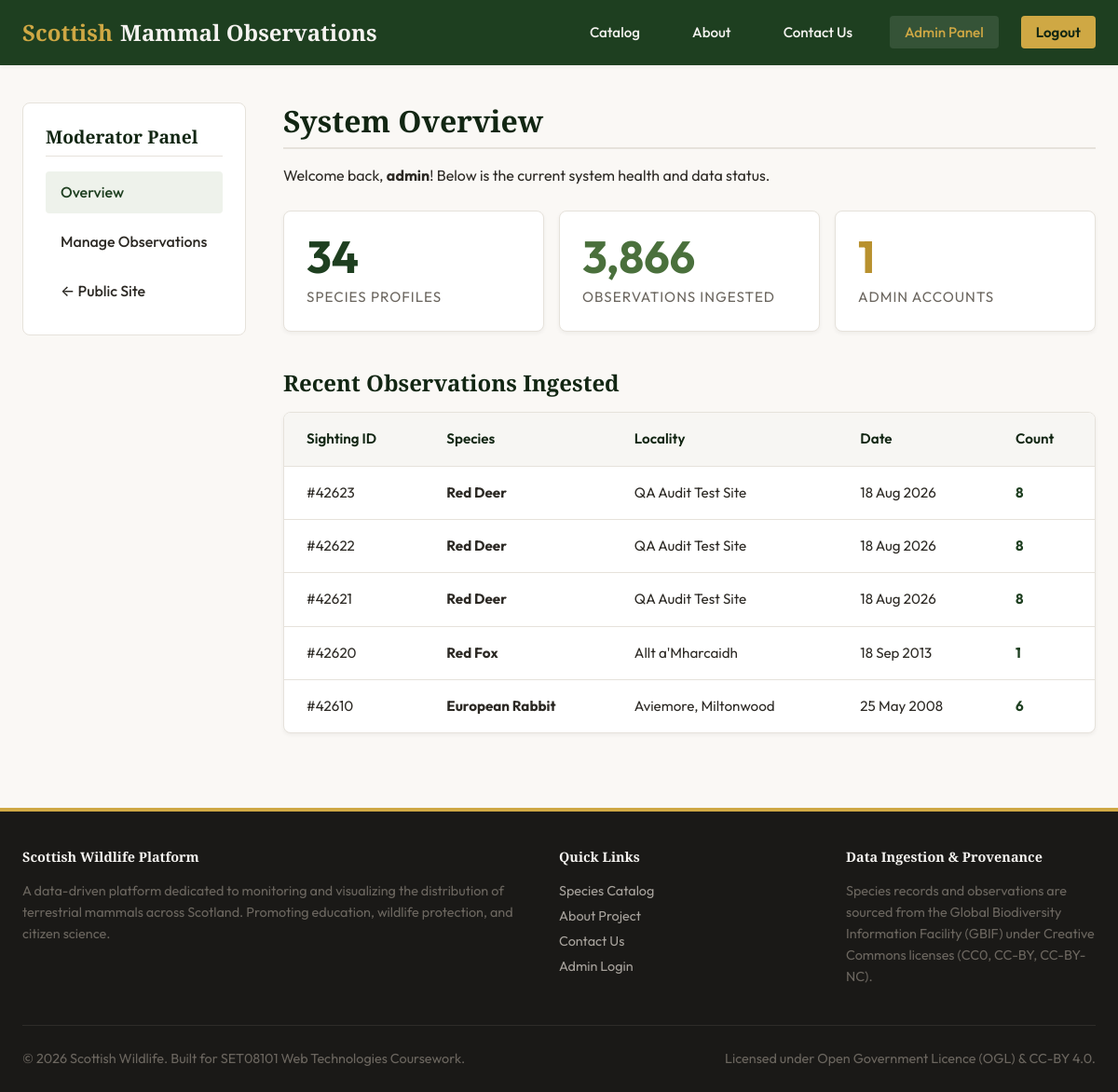
/admin/index.php (signed in), run on the app's committed database.
### tables this page shows
CREATE TABLE `observations` (
  `id` int NOT NULL AUTO_INCREMENT,
  `locality` varchar(255) DEFAULT NULL COMMENT 'Location name or description',
  `individual_count` int DEFAULT NULL COMMENT 'Number of individuals observed',
  `latitude` decimal(10,6) DEFAULT NULL COMMENT 'Decimal latitude (WGS84)',
  `longitude` decimal(10,6) DEFAULT NULL COMMENT 'Decimal longitude (WGS84)',
  `gbif_species_key` int DEFAULT NULL COMMENT 'GBIF species identifier - foreign key to SPECIES table',
  `observation_date` date DEFAULT NULL,
  PRIMARY KEY (`id`),
  KEY `idx_gbif_key` (`gbif_species_key`),
  KEY `idx_location` (`latitude`,`longitude`),
  CONSTRAINT `fk_species` FOREIGN KEY (`gbif_species_key`) REFERENCES `species` (`gbif_species_key`)
);

CREATE TABLE `species` (
  `gbif_species_key` int NOT NULL COMMENT 'GBIF (Global Biodiversity Information Facility) species identifier',
  `species_name` varchar(100) NOT NULL COMMENT 'Scientific name of the species',
  `common_name` varchar(100) DEFAULT NULL COMMENT 'Common English name',
  `iucn_red_list_category` varchar(10) DEFAULT NULL COMMENT 'IUCN Red List conservation status code',
  `body_mass_kg` decimal(10,3) DEFAULT NULL COMMENT 'Typical body mass in kilograms',
  `dietary_category` varchar(50) DEFAULT NULL COMMENT 'Primary dietary classification (Herbivore, Carnivore, Omnivore, Insectivore, Piscivore)',
  `uk_protection_status` varchar(255) DEFAULT NULL COMMENT 'UK legal protection status and relevant legislation',
  `habitat` varchar(100) DEFAULT NULL COMMENT 'Primary habitat types',
  `image_url` varchar(500) DEFAULT NULL,
  PRIMARY KEY (`gbif_species_key`),
  KEY `idx_species_name` (`species_name`),
  KEY `idx_dietary_category` (`dietary_category`),
  KEY `idx_iucn_category` (`iucn_red_list_category`)
);

### includes/config.php (called while the page is built, shortened)
<?php
function e($string) {
    return htmlspecialchars($string, ENT_QUOTES, 'UTF-8');
}

### admin/index.php (the view, shortened to what this page needs)
<?php
$inAdmin = true;
$currentPage = 'admin';
$pdo = getDbConnection();
$totalSpecies = $pdo->query('SELECT COUNT(*) FROM species')->fetchColumn();
$totalObservations = $pdo->query('SELECT COUNT(*) FROM observations')->fetchColumn();
$totalUsers = $pdo->query('SELECT COUNT(*) FROM users')->fetchColumn();
$stmt = $pdo->query('
    SELECT
        o.id,
        o.locality,
        o.individual_count,
        o.observation_date,
        s.common_name
    FROM observations o
    LEFT JOIN species s ON o.gbif_species_key = s.gbif_species_key
    ORDER BY o.id DESC
    LIMIT 5
');
$recentObservations = $stmt->fetchAll();
require_once '../includes/header.php';
?>
<div class="admin-layout" style="margin-top: var(--spacing-xl); margin-bottom: var(--spacing-xl);">
    <aside class="admin-sidebar">
        <h3 style="font-size: 1.2rem; border-bottom: 1px solid var(--color-border); padding-bottom: var(--spacing-sm);">Moderator Panel</h3>
        <ul>
            <li><a href="index.php" class="active">Overview</a></li>
            <li><a href="observations.php">Manage Observations</a></li>
            <li><a href="../index.php">&larr; Public Site</a></li>
        </ul>
    </aside>
    <div>
        <h2>System Overview</h2>
        <p>Welcome back, <strong><?php echo e($_SESSION['admin_username']); ?></strong>! Below is the current system health and data status.</p>
        <div class="grid" style="grid-template-columns: repeat(3, 1fr); gap: var(--spacing-md); margin-top: var(--spacing-lg);">
            <div class="stats-summary-card" style="background-color: var(--color-bg-card); border: 1px solid var(--color-border); box-shadow: var(--shadow-sm); color: var(--color-text-dark);">
                <div class="stat-number" style="color: var(--color-primary);"><?php echo e($totalSpecies); ?></div>
                <div class="stat-label" style="color: var(--color-text-muted);">Species Profiles</div>
            </div>
            <div class="stats-summary-card" style="background-color: var(--color-bg-card); border: 1px solid var(--color-border); box-shadow: var(--shadow-sm); color: var(--color-text-dark);">
                <div class="stat-number" style="color: var(--color-secondary);"><?php echo number_format($totalObservations); ?></div>
                <div class="stat-label" style="color: var(--color-text-muted);">Observations Ingested</div>
            </div>
            <div class="stats-summary-card" style="background-color: var(--color-bg-card); border: 1px solid var(--color-border); box-shadow: var(--shadow-sm); color: var(--color-text-dark);">
                <div class="stat-number" style="color: var(--color-accent-dark);"><?php echo e($totalUsers); ?></div>
                <div class="stat-label" style="color: var(--color-text-muted);">Admin Accounts</div>
            </div>
        </div>
        <h3 style="margin-top: var(--spacing-xl); margin-bottom: var(--spacing-md);">Recent Observations Ingested</h3>
        <div class="table-responsive">
            <table>
                <thead>
                    <tr>
                        <th>Sighting ID</th>
                        <th>Species</th>
                        <th>Locality</th>
                        <th>Date</th>
                        <th>Count</th>
                    </tr>
                </thead>
                <tbody>
                    <?php foreach ($recentObservations as $obs): ?>
                        <tr>
                            <td>#<?php echo e($obs['id']); ?></td>
                            <td><strong><?php echo e($obs['common_name']); ?></strong></td>
                            <td><?php echo $obs['locality'] ? e($obs['locality']) : '<em style="color: var(--color-text-muted);">Location not recorded</em>'; ?></td>
                            <td><?php echo $obs['observation_date'] ? e(date('d M Y', strtotime($obs['observation_date']))) : '<em style="color: var(--color-text-muted);">Date not recorded</em>'; ?></td>
                            <td><strong style="color: var(--color-primary);"><?php echo e($obs['individual_count']); ?></strong></td>
                        </tr>
                    <?php endforeach; ?>
                </tbody>
            </table>
        </div>
    </div>
</div>
<?php require_once '../includes/footer.php'; ?>

### includes/header.php (shortened to what this page needs)
<?php
$currentPage = $currentPage ?? 'home';
$pathPrefix = isset($inAdmin) && $inAdmin ? '../' : '';
?>
<!DOCTYPE html>
<html lang="en">
<head>
    <link rel="stylesheet" href="<?php echo $pathPrefix; ?>css/reset.css">
    <link rel="stylesheet" href="<?php echo $pathPrefix; ?>css/style.css">
</head>
<body>
    <header class="site-header">
        <div class="container">
            <a href="<?php echo $pathPrefix; ?>index.php" class="site-logo">
                <span>Scottish</span> Mammal Observations
            </a>
            <nav class="site-nav">
                <ul>
                    <li><a href="<?php echo $pathPrefix; ?>index.php" class="<?php echo $currentPage === 'home' ? 'active' : ''; ?>">Catalog</a></li>
                    <li><a href="<?php echo $pathPrefix; ?>about.php" class="<?php echo $currentPage === 'about' ? 'active' : ''; ?>">About</a></li>
                    <li><a href="<?php echo $pathPrefix; ?>contact.php" class="<?php echo $currentPage === 'contact' ? 'active' : ''; ?>">Contact Us</a></li>
                    <?php if (isset($_SESSION['admin_logged_in']) && $_SESSION['admin_logged_in'] === true): ?>
                        <li><a href="<?php echo $pathPrefix; ?>admin/index.php" class="<?php echo $currentPage === 'admin' ? 'active' : ''; ?>">Admin Panel</a></li>
                        <li><a href="<?php echo $pathPrefix; ?>logout.php" class="nav-btn">Logout</a></li>
                    <?php else: ?>
                        <li><a href="<?php echo $pathPrefix; ?>login.php" class="<?php echo $currentPage === 'login' ? 'active' : ''; ?> nav-btn">Admin Login</a></li>
                    <?php endif; ?>
                </ul>
            </nav>
        </div>
    </header>
    <main class="container">

### includes/footer.php (shortened to what this page needs)
    </main>
    <footer class="site-footer">
        <div class="container">
            <div class="footer-grid">
                <div>
                    <h4>Scottish Wildlife Platform</h4>
                    <p>A data-driven platform dedicated to monitoring and visualizing the distribution of terrestrial mammals across Scotland. Promoting education, wildlife protection, and citizen science.</p>
                </div>
                <div>
                    <h4>Quick Links</h4>
                    <nav>
                        <ul style="list-style: none; padding: 0; margin: 0; display: flex; flex-direction: column; gap: var(--spacing-xs);">
                            <li><a href="<?php echo $pathPrefix; ?>index.php">Species Catalog</a></li>
                            <li><a href="<?php echo $pathPrefix; ?>about.php">About Project</a></li>
                            <li><a href="<?php echo $pathPrefix; ?>contact.php">Contact Us</a></li>
                            <li><a href="<?php echo $pathPrefix; ?>login.php">Admin Login</a></li>
                        </ul>
                    </nav>
                </div>
                <div>
                    <h4>Data Ingestion & Provenance</h4>
                    <p>Species records and observations are sourced from the Global Biodiversity Information Facility (GBIF) under Creative Commons licenses (CC0, CC-BY, CC-BY-NC).</p>
                </div>
            </div>
            <div class="footer-bottom">
                <p>&copy; <?php echo date('Y'); ?> Scottish Wildlife. Built for SET08101 Web Technologies Coursework.</p>
                <p>Licensed under Open Government Licence (OGL) & CC-BY 4.0.</p>
            </div>
        </div>
    </footer>
</body>
</html>

### data on the page
observations: id "42623", gbif_species_key.common_name "Red Deer", locality "QA Audit Test Site", observation_date "18 Aug 2026", individual_count "8"
observations: id "42622", gbif_species_key.common_name "Red Deer", locality "QA Audit Test Site", observation_date "18 Aug 2026", individual_count "8"
observations: id "42621", gbif_species_key.common_name "Red Deer", locality "QA Audit Test Site", observation_date "18 Aug 2026", individual_count "8"
observations: id "42620", gbif_species_key.common_name "Red Fox", locality "Allt a'Mharcaidh", observation_date "18 Sep 2013", individual_count "1"
observations: id "42610", gbif_species_key.common_name "European Rabbit", locality "Aviemore, Miltonwood", observation_date "25 May 2008", individual_count "6"

### other printed values
$_SESSION['admin_username'] "admin"
$totalSpecies "34"
$totalObservations "3,866"
$totalUsers "1"
